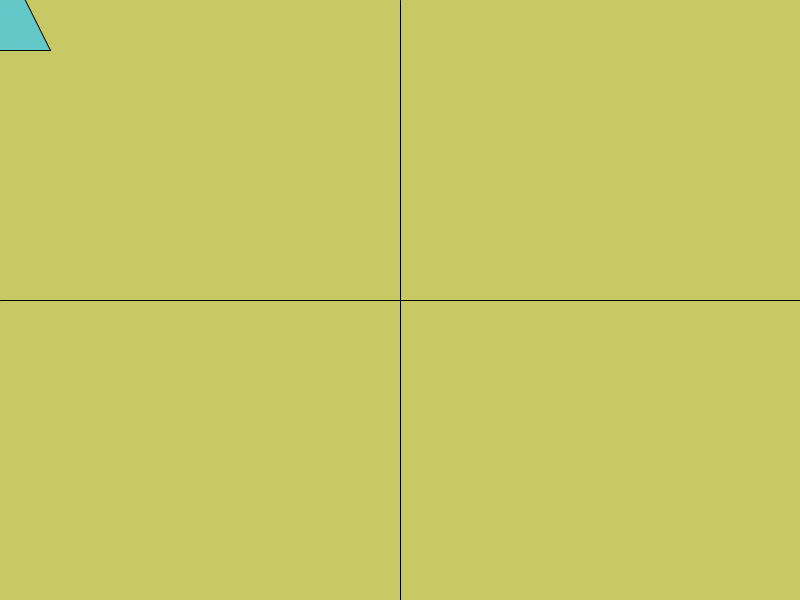
Frame 1 (no input)
Frame 60 (the mouse pressed at the canvas centre just before this capture): identical to frame 1, image omitted
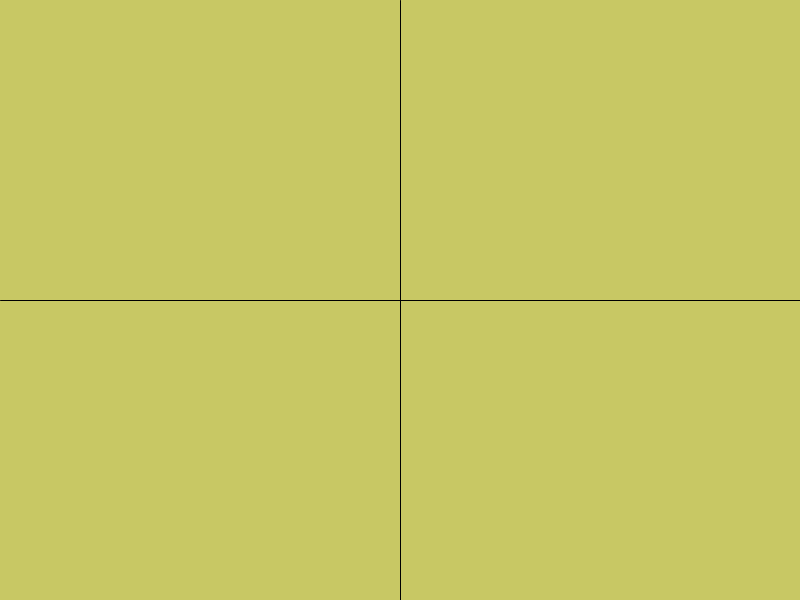
Frame 120 (the mouse held since frame 60 and released just before this capture)

The Processing sketch that drew these frames (run headless with seeded random() and noise(); from frame 60 on, the mouse is pressed at the canvas centre):

// Processing sketch: if_else_if_else
// ── if_else_if_else.pde
// Conditionals practice 4
// Combining operators, if - else if - else

void setup() {
  size(800, 600);
  fill(100, 200, 200);
  rectMode(CENTER);
}

void draw() {
  background(200, 200, 100);
  
  if (mouseX < width/2 && mouseY < height/2) {
    // If mouse is in the top left, draw a triangle
    triangle(mouseX, mouseY - 50, mouseX - 50, mouseY + 50, mouseX + 50, mouseY + 50);
  } else if (mouseX > width/2 && mouseY < height/2) {
    // Else if mouse is in the top right, draw a rectangle
    rect(mouseX, mouseY, 100, 100);
  } else if (mouseX > width/2 && mouseY > height/2) {
    ellipse(mouseX, mouseY, 100, 100);
  }
  
  // Vertical line through middle of canvas
  line(width / 2, 0, width / 2, height);
  
  // Horizontal line through middle of canvas
  line(0, height / 2, width, height / 2);
}
